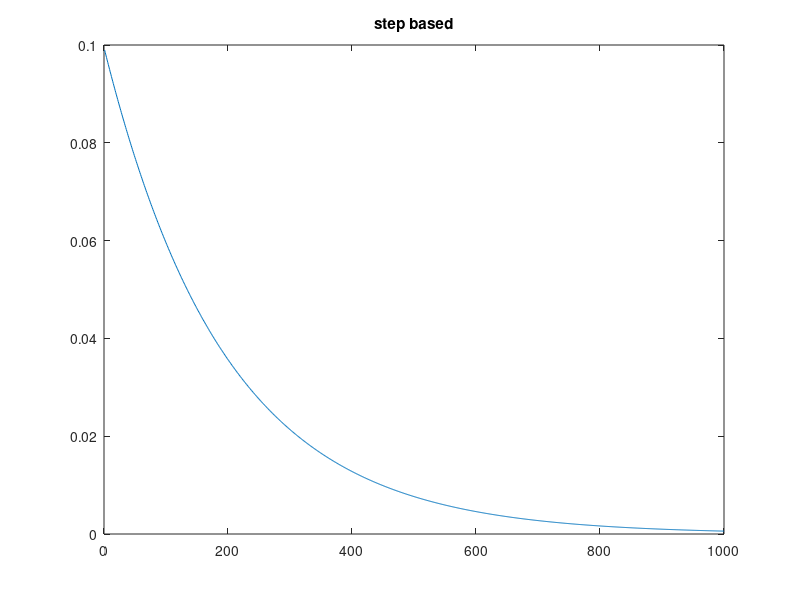
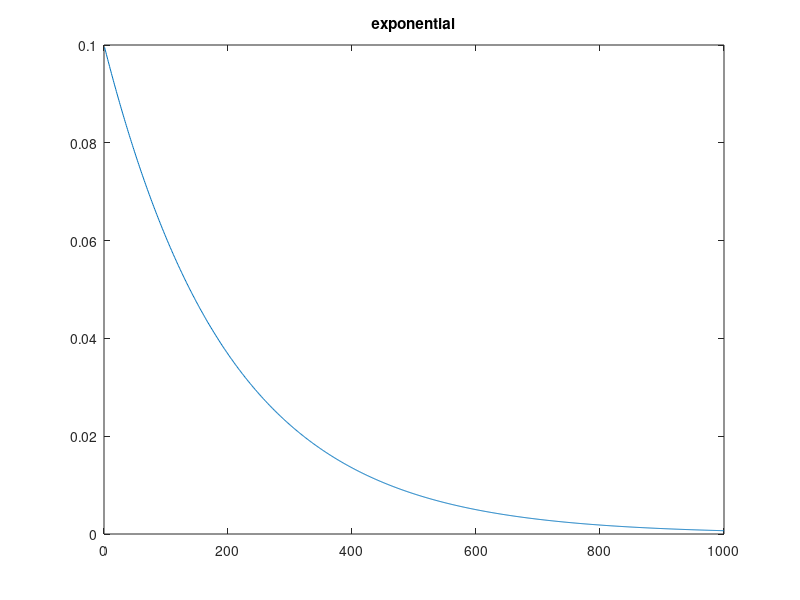
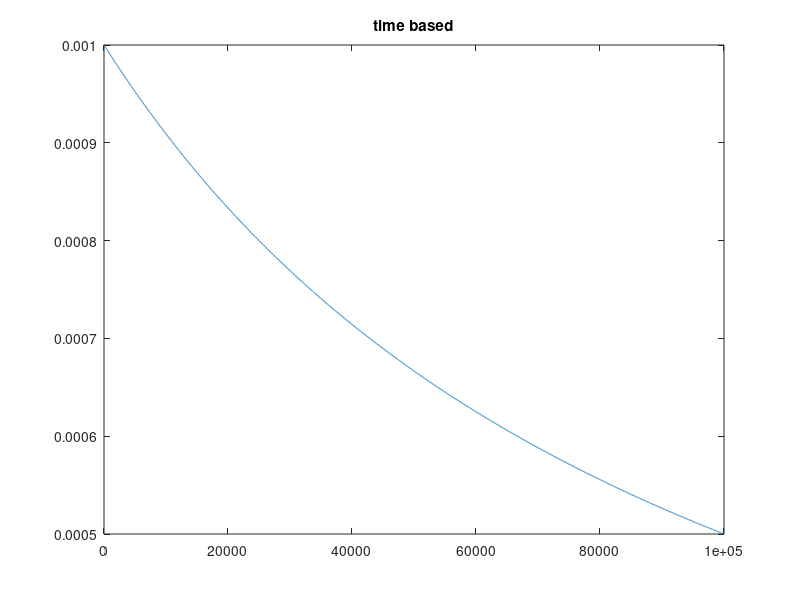

The MATLAB source for these figures, in order:
clear all; close all; 
%% time based
% Nn+1=Nn/(1+dn)

initialLearnRate = 0.001; %0.001 si on initialise le réseau, sinon mettre un learningRate faible.
decayRate = 0.00001;

iteration=1:10:100000;


%learningRate = (initialLearnRate ./ (1+decayRate*iteration)).*((sin(iteration/64)+(1.1)));
learningRate = (initialLearnRate ./ (1+decayRate*iteration));
figure(111)
plot(iteration,learningRate)
title('time based')

%% step based

initialLearnRate = 0.1; %0.001 si on initialise le réseau, sinon mettre un learningRate faible.
decayRate = 0.95;
r=10;
iteration=1:1:1000;


learningRate = initialLearnRate*decayRate.^((1+iteration)./r);
figure(2)
plot(iteration,learningRate)
title('step based')

%% exponential

initialLearnRate = 0.1; %0.001 si on initialise le réseau, sinon mettre un learningRate faible.
decayRate = 0.005;

iteration=1:1:1000;

learningRate = initialLearnRate*exp(-decayRate.*iteration);
figure(3)

plot(iteration,learningRate)
title('exponential')

